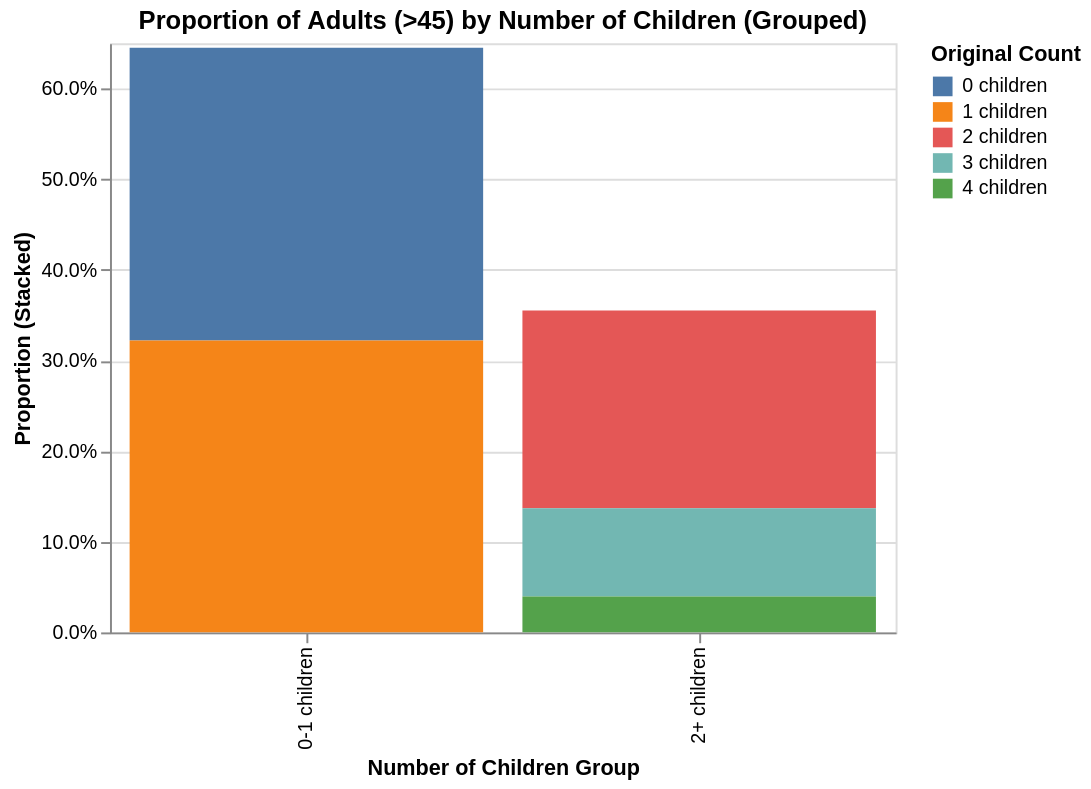

The notebook cell this image was saved under:
### Code cell
import altair as alt

df = populasjon_2113_1_5.loc[lambda x: (x.alder > 45)].barn.value_counts(normalize=True).sort_index().reset_index()
# 2. Create the Stacking Groups
def get_group(barn):
    """Categorizes the original child counts into the requested groups."""
    if barn in [0.0, 1.0]:
        return '0-1 children'
    elif barn in [2.0, 3.0, 4.0]:
        return '2+ children'
    # Fallback, though not needed for this specific dataset
    return 'Other'

df['group'] = df['barn'].apply(get_group)

# Create a clean string for the legend/color encoding
df['barn_str'] = df['barn'].astype(int).astype(str) + ' children'

# 3. Create and Display the Altair Chart
chart = alt.Chart(df).mark_bar().encode(
    # X-axis: The main group categories
    x=alt.X('group:N', title='Number of Children Group'),

    # Y-axis: The proportion (Altair automatically stacks segments within a group)
    y=alt.Y('proportion:Q', title='Proportion (Stacked)', axis=alt.Axis(format='.1%')),

    # Color/Stacking: The original child count (the segments)
    color=alt.Color('barn_str:N', title='Original Count', sort=['0 children', '1 children', '2 children', '3 children', '4 children']),

    # Tooltip for detailed information on hover
    tooltip=['group:N', 'barn_str:N', alt.Tooltip('proportion:Q', format='.2%')]
).properties(
    title='Proportion of Adults (>45) by Number of Children (Grouped)',
    width=400
).interactive() # Allows interactive zooming/panning

# Display the chart in the Jupyter Notebook output cell
chart

### Figure 1 — Vega-Lite specification as saved in the notebook (floating-point values rounded to 4 significant figures)
{"config": {"view": {"continuousWidth": 300, "continuousHeight": 300}}, "data": {"name": "data-605fa9db4dcddb09a99f50dacc61524a"}, "mark": {"type": "bar"}, "encoding": {"color": {"field": "barn_str", "sort": ["0 children", "1 children", "2 children", "3 children", "4 children"], "title": "Original Count", "type": "nominal"}, "tooltip": [{"field": "group", "type": "nominal"}, {"field": "barn_str", "type": "nominal"}, {"field": "proportion", "format": ".2%", "type": "quantitative"}], "x": {"field": "group", "title": "Number of Children Group", "type": "nominal"}, "y": {"axis": {"format": ".1%"}, "field": "proportion", "title": "Proportion (Stacked)", "type": "quantitative"}}, "params": [{"name": "param_4", "select": {"type": "interval", "encodings": ["x", "y"]}, "bind": "scales"}], "title": "Proportion of Adults (>45) by Number of Children (Grouped)", "width": 400, "$schema": "https://vega.github.io/schema/vega-lite/v5.15.1.json", "datasets": {"data-605fa9db4dcddb09a99f50dacc61524a": [{"barn": 0.0, "proportion": 0.3228, "group": "0-1 children", "barn_str": "0 children"}, {"barn": 1.0, "proportion": 0.3221, "group": "0-1 children", "barn_str": "1 children"}, {"barn": 2.0, "proportion": 0.2181, "group": "2+ children", "barn_str": "2 children"}, {"barn": 3.0, "proportion": 0.09729, "group": "2+ children", "barn_str": "3 children"}, {"barn": 4.0, "proportion": 0.03974, "group": "2+ children", "barn_str": "4 children"}]}}
